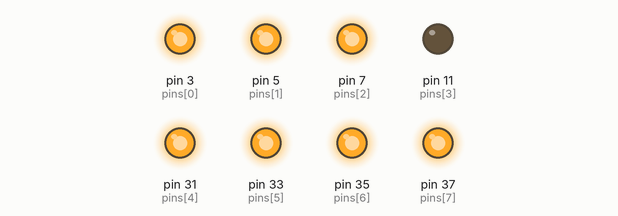
A program run on a simulated Raspberry Pi (header pin numbers). On the bench: output pins drawn as LEDs (lit = HIGH).

Above: at 0.15 s.
At 9.22 s:
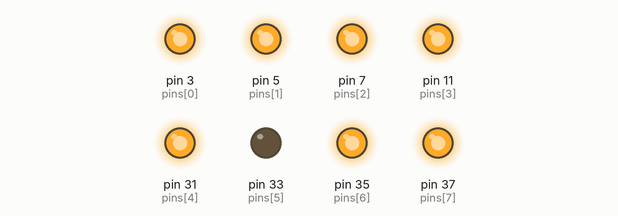
At 14.15 s:
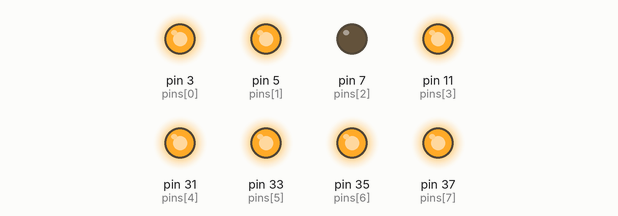
At 18.81 s:
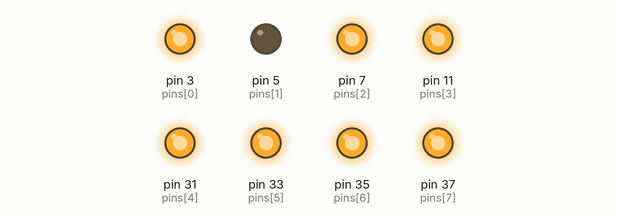
At 27.69 s:
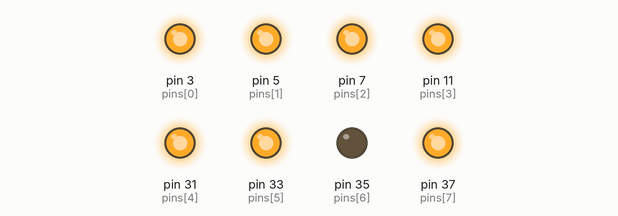
At 37.05 s:
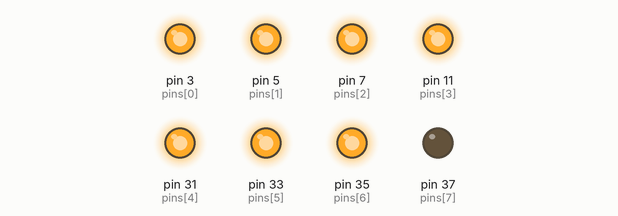
Timing chart, 0 to 40.0 s (numbered marks = the images above):
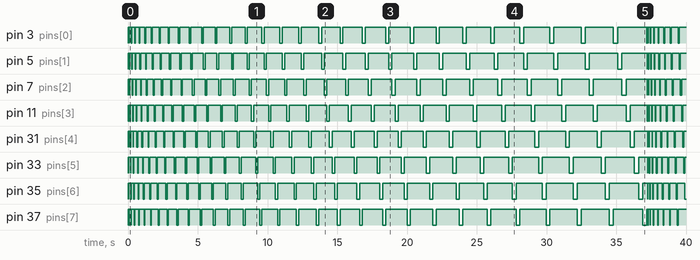

The program:

06_flowingLed.py
```python
#!/usr/bin/env python
import RPi.GPIO as GPIO
import time

pins = [3, 5, 7, 11, 31, 33, 35, 37]

step = .01
def setup():
    GPIO.setmode(GPIO.BOARD)        # Numbers GPIOs by physical location
    for pin in pins:
        GPIO.setup(pin, GPIO.OUT)   # Set all pins' mode is output
        GPIO.output(pin, GPIO.HIGH) # Set all pins to high(+3.3V) to off led

def loop():
    while True:
        for delay in range(1, 31):
            for pin in pins:
                GPIO.output(pin, GPIO.LOW)
                time.sleep(delay*step)
                GPIO.output(pin, GPIO.HIGH)

def destroy():
    for pin in pins:
        GPIO.output(pin, GPIO.HIGH)    # turn off all leds
    GPIO.cleanup()                     # Release resource

if __name__ == '__main__':     # Program start from here
    setup()
    try:
        loop()
    except KeyboardInterrupt:  # When 'Ctrl+C' is pressed, the child program destroy() will be  executed.
        destroy()
```
